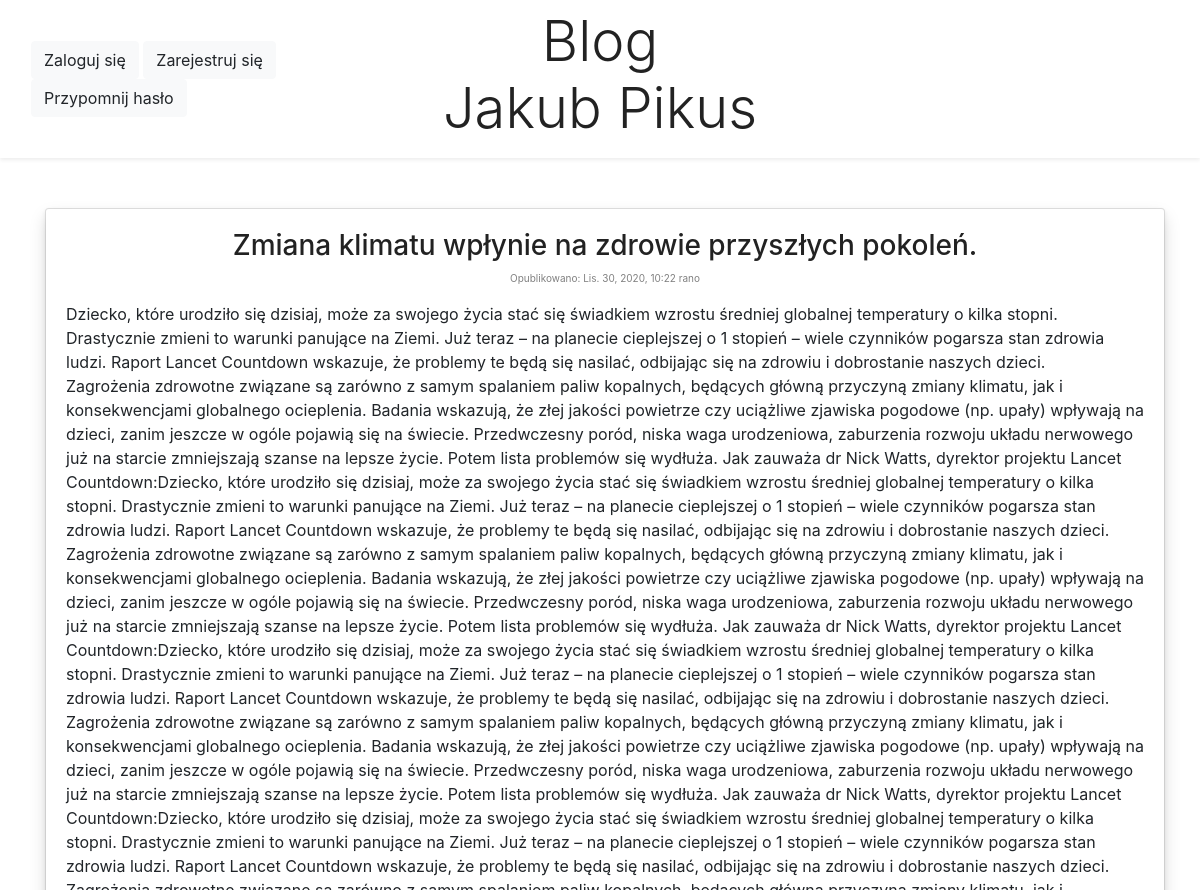
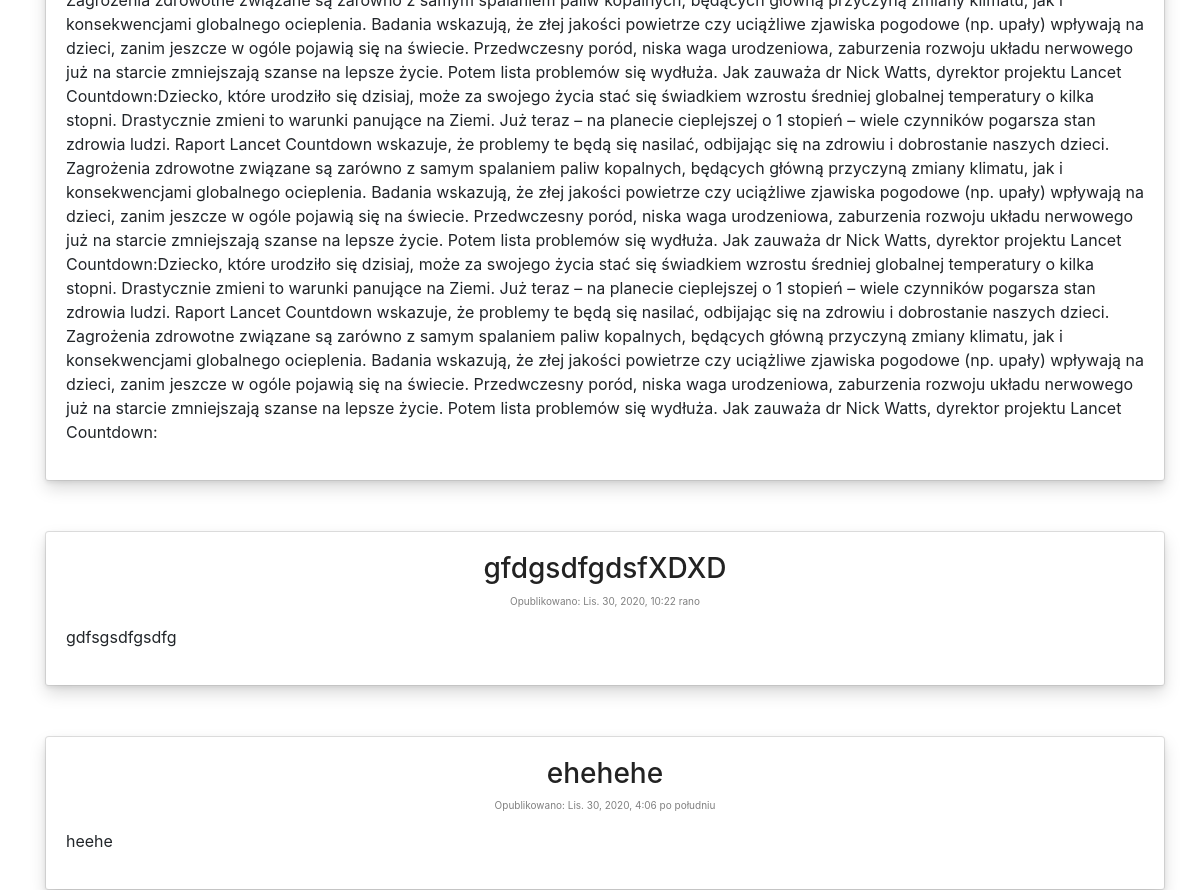
The page / on the database its author committed (2 pictures, top to bottom).
### blog/models.py (models this page shows, shortened)
class Post(models.Model):
    author = models.ForeignKey('auth.User', on_delete=models.CASCADE)
    title = models.CharField(max_length=200)
    text = models.TextField()
    created_date = models.DateTimeField(
            default=timezone.now)
    published_date = models.DateTimeField(
            blank=True, null=True)

### blog/views.py (the view)
# urls.py: path('', views.post_list, name='post_list'),
def post_list(request):
    posts = Post.objects.filter(published_date__lte=timezone.now()).order_by('published_date')
    return render(request, 'blog/post_list.html', {'posts': posts})

### templates/blog/post_list.html
{% extends 'blog/base.html' %}
{% block content %}
{% for post in posts %}
<div class="card shadow-sm rounded" style="width: 70rem; margin-top: 50px">
    <div class="card-body shadow">
        <center><h3><a href="{% url 'post_detail' pk=post.pk %}" style="text-decoration:none; color: #222222">{{ post.title }}</a></h3>
        <p style="color:grey; font-size:10px">Opublikowano: {{ post.published_date }}</p></center>
        <p>{{ post.text|linebreaksbr }}</p>
    </div>
</div>
{% endfor %}
{% endblock %}

### templates/blog/base.html (shortened to what this page needs)
{% load static %}
<!DOCTYPE html>
<html>
    <head>
        <link rel="stylesheet" href="https://cdn.jsdelivr.net/npm/bootstrap@4.5.3/dist/css/bootstrap.min.css">
		<link rel="stylesheet" href="{% static 'css/blog.css' %}">
    </head>
    <body>
	    <div class="navbar sticky-top bg-white shadow-sm">
            <div class="col-4">
                {% if user.is_superuser %}
                <a href="{% url 'post_new' %}" class="btn btn-light" role="button" aria-pressed="true">Dodaj</a>
                <a href="{% url 'change_password' %}" class="btn btn-light" role="button" aria-pressed="true">Zmień hasło</a>
                {% elif user.is_authenticated %}
                <a href="{% url 'change_password' %}" class="btn btn-light" role="button" aria-pressed="true">Zmień hasło</a>
                {% else %}
                <a href="{% url 'login' %}" class="btn btn-light" role="button" aria-pressed="true">Zaloguj się</a>
                <a href="{% url 'signup' %}" class="btn btn-light" role="button" aria-pressed="true">Zarejestruj się</a>
                <a href="{% url 'reset_password' %}" class="btn btn-light" role="button" aria-pressed="true">Przypomnij hasło</a>
                {% endif %}
            </div>
	        <div class="col-4">
                <center><a href="{% url 'base'%}" style="color: #222222; text-decoration:none;"><h1  class="display-4">Blog<br>Jakub Pikus</h1></a></center>
            </div>
        </div>
	    <div class="container">
	        <div class="row">
                <div class="col-12">
                    {% block content %}
                    {% endblock %}
                </div>
            </div>
	    </div>
    </body
</html>

### static/css/blog.css (style rules this page uses)
h3 a { color: #C25100;; }

### rows shown on the page
Post: title "Zmiana klimatu wpłynie na zdrowie przyszłych pokoleń.", published_date "Lis. 30, 2020, 10:22 rano", text "Dziecko, które urodziło się dzisiaj, może za swojego życia stać się świadkiem wzrostu średniej globalnej temperatury o kilka stopni. Drastycznie zmieni to warunki panujące na Ziemi. Już teraz – na planecie cieplejszej o 1 stopień – wiele czynników pogarsza stan zdrowia ludzi. Raport Lancet Countdown wskazuje, że problemy te będą się nasilać, odbijając się na zdrowiu i dobrostanie naszych dzieci. Zagrożenia zdrowotne związane są zarówno z samym spalaniem paliw kopalnych, będących główną przyczyną zmiany klimatu, jak i konsekwencjami globalnego ocieplenia. Badania wskazują, że złej jakości powietrze czy uciążliwe zjawiska pogodowe (np. upały) wpływają na dzieci, zanim jeszcze w ogóle pojawią…"
Post: title "gfdgsdfgdsfXDXD", published_date "Lis. 30, 2020, 10:22 rano", text "gdfsgsdfgsdfg"
Post: title "ehehehe", published_date "Lis. 30, 2020, 4:06 po południu", text "heehe"
